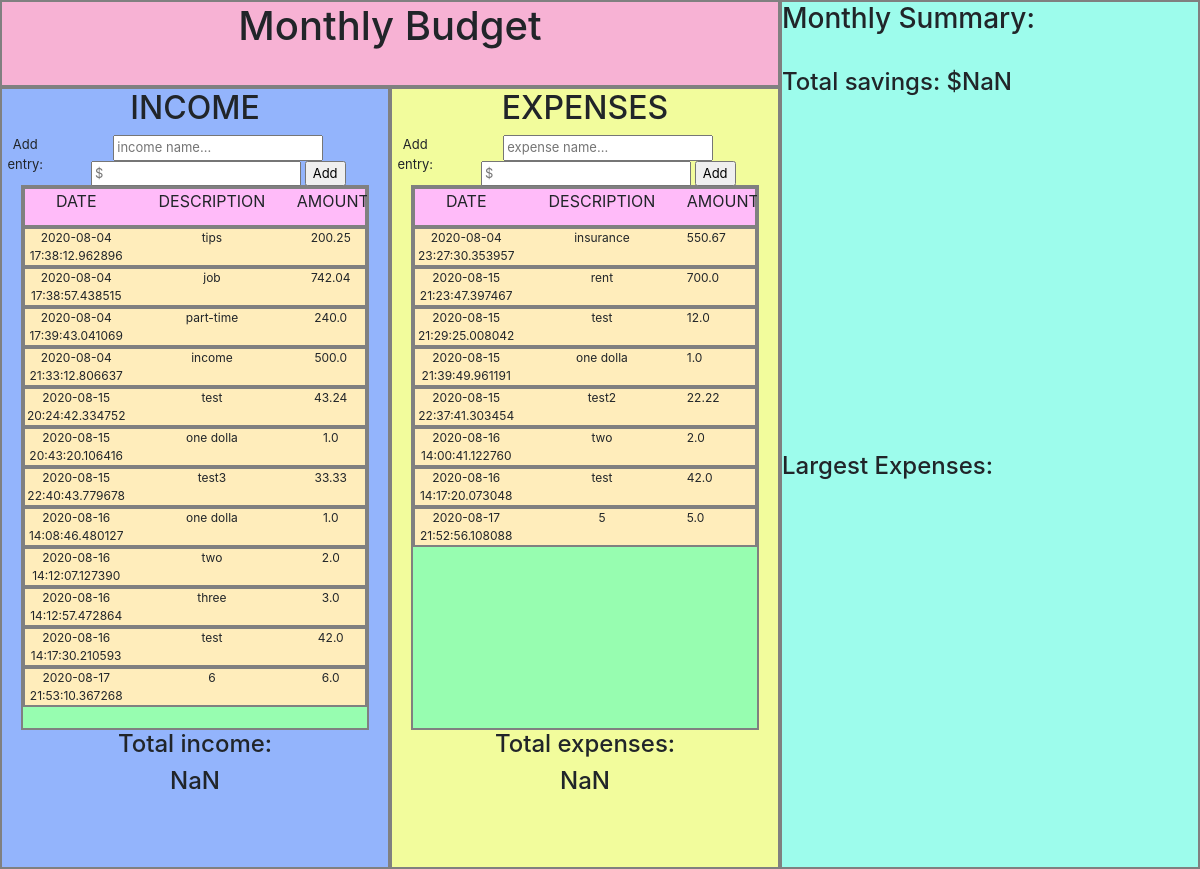
Before: / with the older database file.
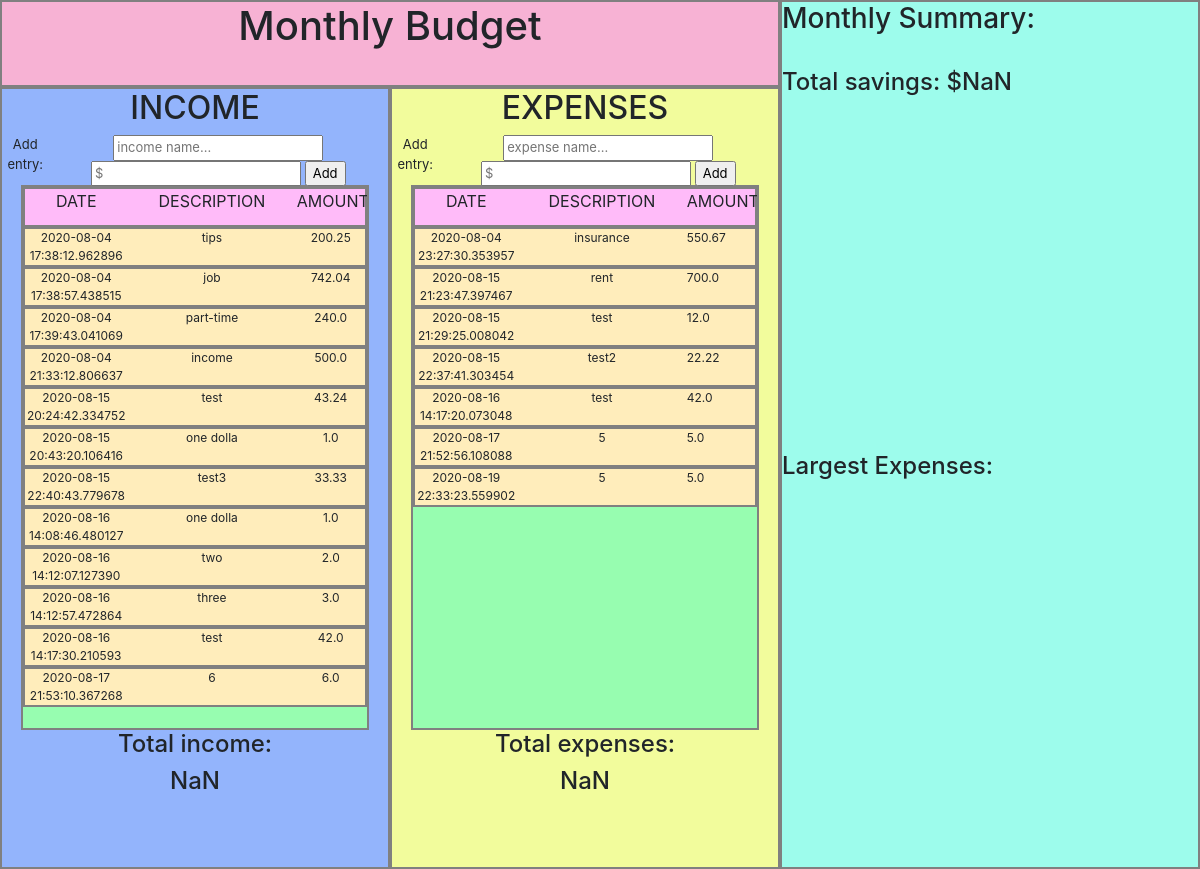
After: the same page with the newer database file.
### app.py (models this page shows, shortened)
class Income(db.Model):
    id = db.Column(db.Integer, primary_key=True)
    description = db.Column(db.String(50), nullable=False)
    amount = db.Column(db.Float, nullable=False)
    date = db.Column(db.DateTime, default=datetime.now)

class Expense(db.Model):
    id = db.Column(db.Integer, primary_key=True)
    description = db.Column(db.String(50), nullable=False)
    amount = db.Column(db.Float, nullable=False)
    date = db.Column(db.DateTime, default=datetime.now)

### app.py (the view)
@app.route("/", methods=["GET", "POST"])
def home():
    allIncome = Income.query.all()
    allExpense = Expense.query.all()
    return render_template("budget_interface.html", allIncome=allIncome, allExpense=allExpense)

### templates/budget_interface.html (shortened to what this page needs)
<!DOCTYPE html>
<html lang="en" xmlns:th="http://www.thymeleaf.org">
  <head>
    <link rel="stylesheet" href="https://maxcdn.bootstrapcdn.com/bootstrap/4.0.0/css/bootstrap.min.css">
  </head>
  <body>
    <div class="budgetcontainer">
    <div class="budgetsection">
        <div class="header">
            <h1>Monthly Budget</h1>
        </div>
        <div class="twocolumns">
        <div class="leftcolumn">
            <h2>INCOME</h2>
        <div class="formwrap">
            <text>Add entry: </text>
            <form id="incomeentry" method="POST" action="/">
              <input type="text" name="incomesource" id="incomesource" placeholder="income name...">
              <input type="text" name="incomeamount" id="incomeamount" placeholder="$">
              <input type="submit" value="Add" id="incomeaddbtn">
            </form>
        </div>
    <div class="entrywrap" id="entrywrap">
      <div class="entryheader">
          <div class="dateheader">DATE</div>
          <div class="descriptionheader">DESCRIPTION</div>
          <div class="amountheader">AMOUNT</div>
      </div>
      <div id="incomeentrywrap">
      {% for income in allIncome %}
      <div class="entry" id="entry" title={{income.id}}>
          <div class="date">{{income.date}}</div>
          <div class="description">{{income.description}}</div>
          <div class="amount">{{income.amount}}</div>
      </div>
      {% endfor %}
      </div>
    </div>
        <h4>Total income: </h4><h4 id="totalincome"></h4>
        </div>
        <div class="rightcolumn">
        <h2>EXPENSES</h2>
        <div class="formwrap">
            <text>Add entry: </text>
            <form id="expenseentry" autocomplete="off" method="POST" action="/">
              <input type="text" name="expensesource" id="expensesource" placeholder="expense name...">
              <input type="text" name="expenseamount" id="expenseamount" placeholder="$">
              <input type="submit" value="Add" id="expenseaddbtn">
          </form>
        </div>
        <div class="entrywrap" id="entrywrap">
            <div class="entryheader">
                <div class="dateheader">DATE</div>
                <div class="descriptionheader">DESCRIPTION</div>
                <div class="amountheader">AMOUNT</div>
            </div>
            <div id="expenseentrywrap">
              {% for expense in allExpense %}
              <div class="expenseentry" id="expenseentry" title={{expense.id}}>
                  <div class="date">{{expense.date}}</div>
                  <div class="expensedescription">{{expense.description}}</div>
                  <div class="expenseamount">{{expense.amount}}</div>
              </div>
              {% endfor %}
              </div>
        </div>
        <h4>Total expenses: </h4><h4 id="totalexpense"></h4>
        </div>
        </div>
    </div>
    <div class="summary">
        <h3>Monthly Summary:</h3><br>
        <h4 id="savings"></h4><br>
        <div id="chartContainer" style="height: 300px; width: 100%;"></div><br>
        <h4>Largest Expenses:</h4>
        <div id="expChartContainer" style="height: 370px; width: 100%;"></div>
    </div>
  </body>
</html>

### templates/budget_interface.html (style rules this page uses)
body { font-family: Arial, Helvetica, sans-serif; width: 100vw; height: 100vh; margin: 0; padding: 0; }
.budgetcontainer { width: 100vw; height: 100vh; display: flex; flex-direction: row; position: fixed; top: 0; left: 0; right: 0; bottom: 0; background-color: rgb(163, 231, 172); }
.budgetsection { width: 65%; height: 100%; display: flex; flex-direction: column; }
.header { width: 100%; height: 10%; text-align: center; border: 2px solid gray; box-sizing: border-box; background-color: rgb(247, 178, 212); }
.twocolumns { width: 100%; height: 90%; display: flex; flex-direction: row; }
.leftcolumn { width: 50%; height: 100%; text-align: center; border: 2px solid gray; box-sizing: border-box; background-color: rgb(147, 180, 252); }
.rightcolumn { width: 50%; height: 100%; text-align: center; border: 2px solid gray; box-sizing: border-box; background-color: rgb(242, 252, 156); }
.summary { width: 35%; height: 100%; background-color: rgb(157, 252, 236); border: 2px solid gray; box-sizing: border-box; overflow: scroll; }
.formwrap { width: 100%; height: 50px; display: flex; flex-direction: row; text-align: center; font-size: 13px }
.entrywrap { width: 90%; height: 70%; text-align: center; margin: 0 auto; border: 2px solid gray; box-sizing: border-box; background-color: rgb(151, 253, 176); overflow: scroll; }
.entryheader { width: 100%; height: 40px; text-align: center; display: flex; flex-direction: row; margin: 0 auto; border: 2px solid gray; box-sizing: border-box; background-color: rgb(255, 187, 249); }
.dateheader { width: 30%; height: 50px; }
.descriptionheader { width: 50%; height: 50px; }
.amountheader { width: 20%; height: 50px; }
.date { width: 30%; height: 50px; }
.description { width: 50%; height: 50px; }
.expensedescription { width: 50%; height: 50px; }
.amount { width: 20%; height: 50px; }
.entry { width: 100%; height: 40px; text-align: center; font-size: 12px; display: flex; flex-direction: row; margin: 0 auto; border: 2px solid gray; box-sizing: border-box; background-color: rgb(255, 237, 187); }
.expenseentry { width: 100%; height: 40px; text-align: center; font-size: 12px; display: flex; flex-direction: row; margin: 0 auto; border: 2px solid gray; box-sizing: border-box; background-color: rgb(255, 237, 187); }

Changed rows visible on the page:
removed Expense: date "2020-08-15 21:39:49.961191", description "one dolla", amount "1.0"
removed Expense: date "2020-08-16 14:00:41.122760", description "two", amount "2.0"
added Expense: date "2020-08-19 22:33:23.559902", description "5", amount "5.0"
